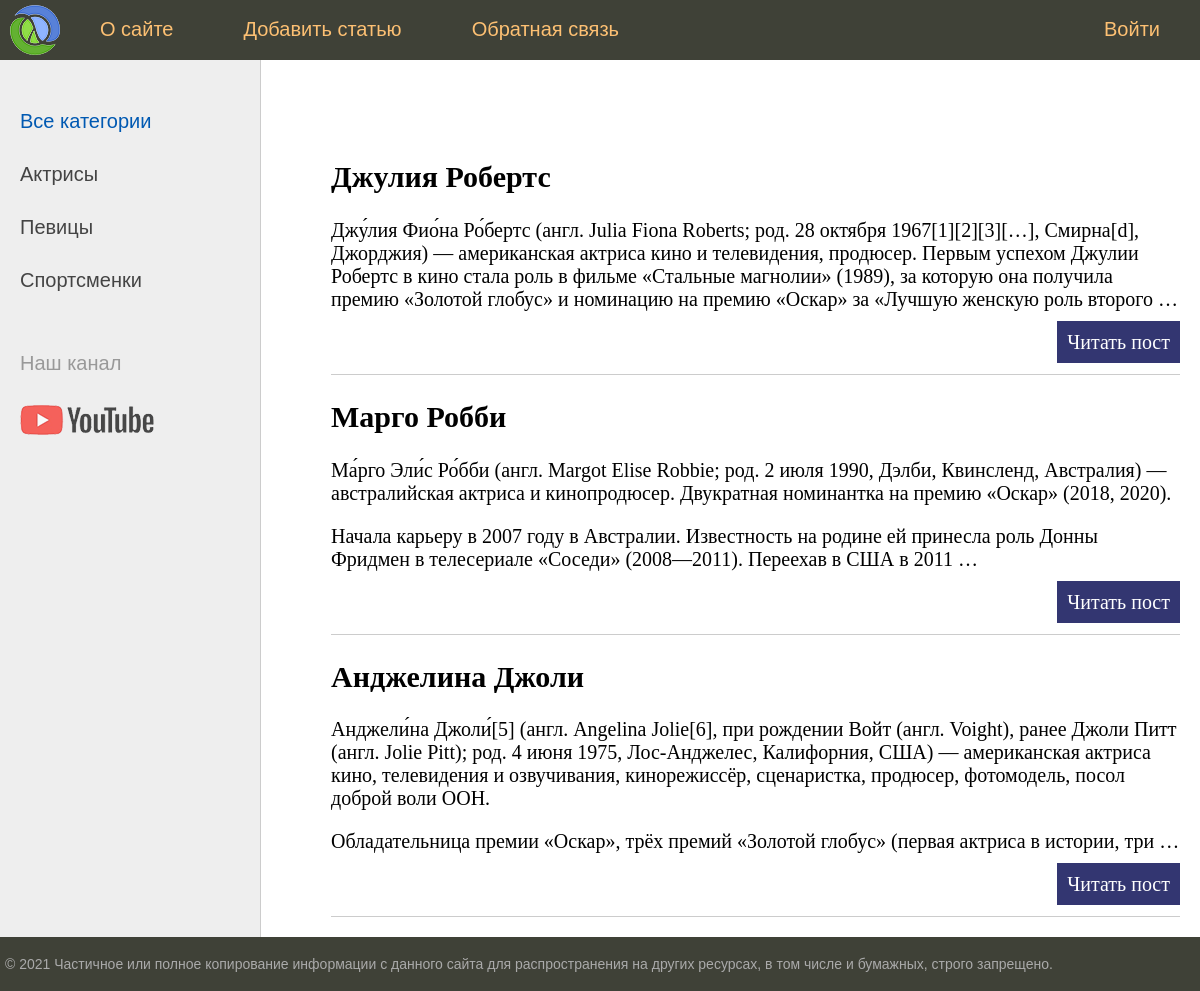
Before: / with the older database file.
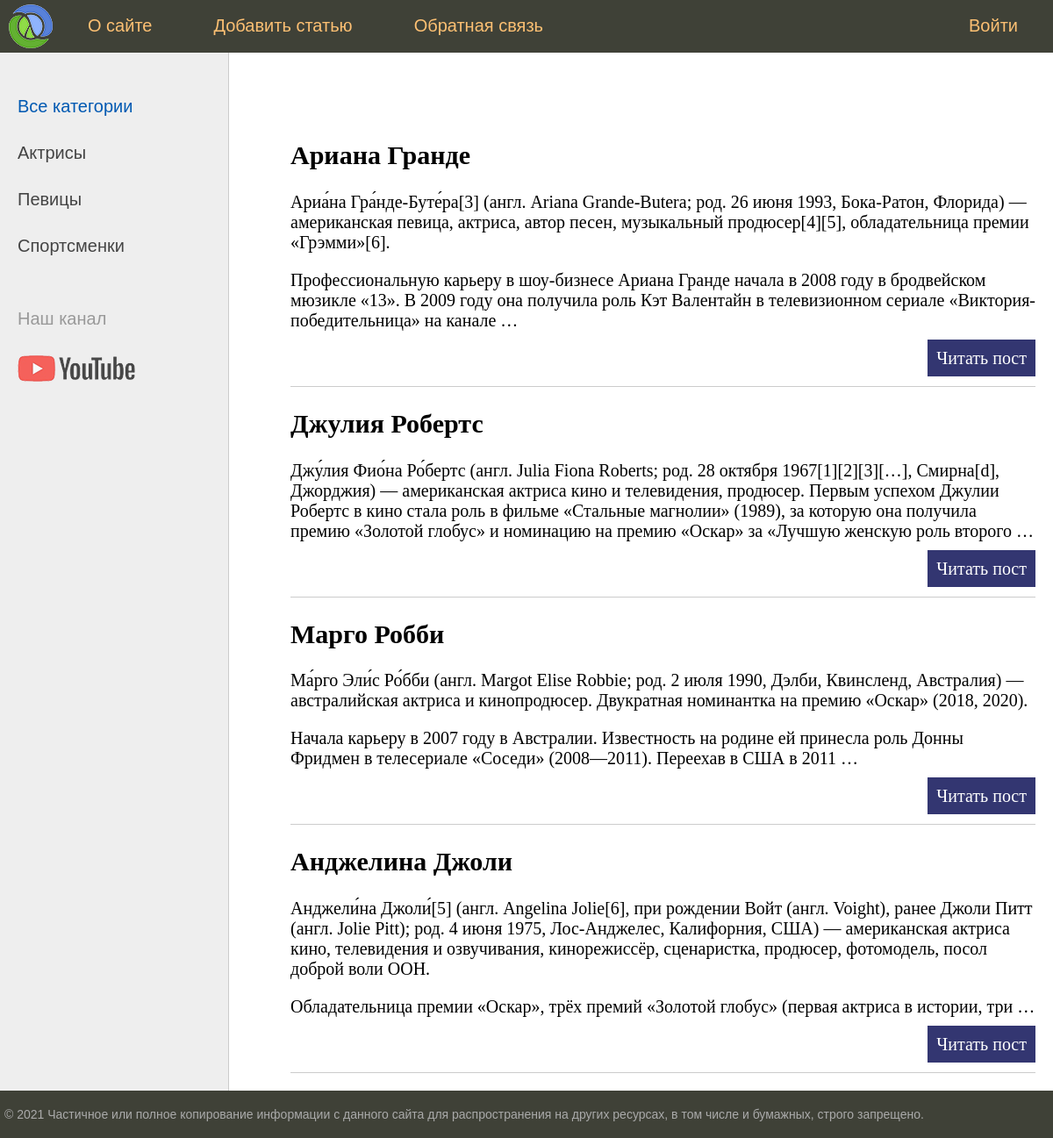
After: the same page with the newer database file.
### women/models.py (models this page shows, shortened)
class Women(models.Model):
    title = models.CharField(max_length=255, verbose_name='Заголовок')
    content = models.TextField(blank=True, verbose_name='Текст статьи')
    photo = models.ImageField(upload_to='photos/%Y/%m/%d/', verbose_name='Фото')
    time_create = models.DateTimeField(auto_now_add=True, verbose_name='Время Создания')
    time_update = models.DateTimeField(auto_now=True, verbose_name='Время изменения')
    is_published = models.BooleanField(default=True, verbose_name='Публикация')
    cat = models.ForeignKey('Category', on_delete=models.PROTECT, null=True, verbose_name='Категория')
    def get_absolute_url(self):
        return reverse('post', kwargs={'post_id': self.pk})
    class Meta:
        verbose_name = 'Известные женщины'
        verbose_name_plural = 'Известные женщины'
        ordering = ['-time_create', 'title']

### women/views.py (the view)
# urls.py: path('', index, name='home'),
def index(request):
    posts = Women.objects.all()
    cats = Category.objects.all()
    context = {
        'posts': posts,
        'cats': cats,
        'menu': menu,
        'title': 'Главная страница',
        'cat_selected': 0,
    }
    return render(request, 'women/index.html', context=context)

### coolsite/women/templates/women/index.html (shortened to what this page needs)
{% extends 'women/base.html' %}
{% block content %}
<ul class="list-articles">
	{% for p in posts %}
			<li><h2>{{p.title}}</h2>
	{% autoescape on %}
	{{p.content|linebreaks|truncatewords:50}}
	{% endautoescape %}
			<p class="link-read-post"><a href="{{ p.get_absolute_url }}">Читать пост</a></p>
			</li>
	{% endfor %}
</ul>
{% endblock %}

### coolsite/women/templates/women/base.html (shortened to what this page needs)
{% load static %}
<!DOCTYPE html>
<html>
<head>
	<link type="text/css" href="{% static 'women/css/styles.css' %}" rel="stylesheet" />
</head>
<body>
<table class="table-page" border=0 cellpadding="0" cellspacing="0">
<tr><td valign=top>
{% block mainmenu %}
		<div class="header">
			<ul id="mainmenu" class="mainmenu">
			<li class="logo"><a href="{% url 'home' %}"><div class="logo"></div></a></li>
{% for m in menu %}
	{% if not forloop.last %}
			<li><a href="{% url m.url_name %}">{{m.title}}</a></li>
	{% else %}
			<li class="last"><a href="{% url m.url_name %}">{{m.title}}</a></li>
	{% endif %}
{% endfor %}
			</ul>
		</div>
{% endblock mainmenu %}
<table class="table-content" border=0 cellpadding="0" cellspacing="0">
<tr>
	<td valign="top" class="left-chapters">
	<ul id="leftchapters">
		<li class="selected">Все категории</li>
		<li><a href="#">Актрисы</a></li>
		<li><a href="#">Певицы</a></li>
		<li><a href="#">Спортсменки</a></li>
		<li class="share">
		<p>Наш канал</p>
		<a class="share-yt" href="https://www.youtube.com/channel/UClJzWfGWuGJL2t-3dYKcHTA/playlists" target="_blank" rel="nofollow"></a>
		</li>
	</ul>
</td>
<td valign="top" class="content">
	<div class="content-text">
{% block content %}
{% endblock %}
	</div>
</td></tr></table>
</td></tr>
<tr><td valign=top>
	<div id="footer">
		<p>&copy; 2021 Частичное или полное копирование информации с данного сайта для распространения на других ресурсах, в том числе и бумажных, строго запрещено.</p>
	</div>
</td></tr></table>
</body>
</html>

### women/static/women/css/styles.css (style rules this page uses)
html, body { font-family: 'Arial'; margin: 0; padding: 0; height: 100%; width: 100%; color: #444; }
a { color: #0059b2; text-decoration: none; }
p.link-read-post { text-align: right; }
p.link-read-post a { padding: 10px; min-width: 100px; background: #333671; color: #fff; text-decoration: none; }
ul.list-articles { list-style: none; margin: 0; padding: 0; }
ul.list-articles li { border-bottom: 1px solid #ccc; }
.table-page { width: 100%; height: 100%; vertical-align: top; }
.table-page tr { height: 100%; }
.header { background: #3F4137; height: 60px; }
.logo { background: url('../images/logo.png') no-repeat 10px 5px; width: 70px; height: 60px; }
ul.mainmenu { list-style: none; margin: 0; padding: 0; height: 60px; color: #fdc073; font-size: 20px; overflow: hidden; }
ul.mainmenu li { float: left; margin: 18px 40px 0 30px; }
ul.mainmenu li.logo { margin: 0; }
ul.mainmenu li.last { float: right; }
ul.mainmenu li a { color: #fdc073; text-decoration: none; }
.table-content { width: 100%; min-height: 100%; height: 100%; }
.left-chapters { margin: 0; background: #eee; border-right: 1px solid #ccc; min-height: 100%; }
.left-chapters ul { width: 230px; min-height: 100%; margin: 0; padding: 20px 10px 10px 20px; list-style: none; font-size: 20px; }
.left-chapters ul li { margin: 30px 0 0 0; color: #999; }
.left-chapters ul li.selected { color: #0059b2; }
.left-chapters ul li a { color: #444; text-decoration: none; }
.left-chapters ul li.share { margin: 60px 0 0 0; }
.left-chapters ul li.share p { margin: 30px 0 30px 0; }
.left-chapters ul li.share a { display: inline-block; width: 40px; height: 40px; margin: 0 20px 0 0; }
.left-chapters ul li.share a.share-yt { width: 100%; height: 30px; background: url('../images/share_yt.png') no-repeat 0 0 }
.content { padding: 40px 20px 20px 40px; width: 100%; box-sizing: border-box; }
.content-text { margin: 60px 0 0 30px; color: #000; font-size: 20px; font-family: Yandex Sans Display Light; }
#footer { box-sizing: border-box; background: #3F4137; padding: 5px; color: #aaa; font-size: 14px; font-family: Verdana, Geneva, Arial, Helvetica; text-align: left; overflow: hidden; }

Changed rows visible on the page:
added Women: title "Ариана Гранде", content "Ариа́на Гра́нде-Буте́ра[3] (англ. Ariana Grande-Butera; род. 26 июня 1993, Бока-Ратон, Флорида) — американская певица, актриса, автор песен, музыкальный продюсер[4][5], обладательница премии «Грэмми»[6]. Профессиональную карьеру в шоу-бизнесе Ариана Гранде начала в 2008 году в бродвейском мюзикле «13». В 2009 году она получила роль Кэт Валентайн в телевизионном сериале «Виктория-победительница» на канале …"
